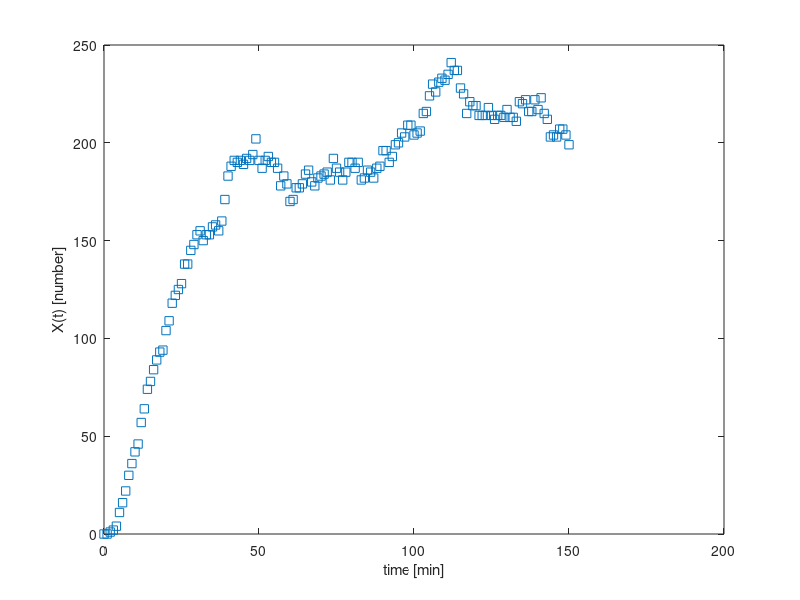
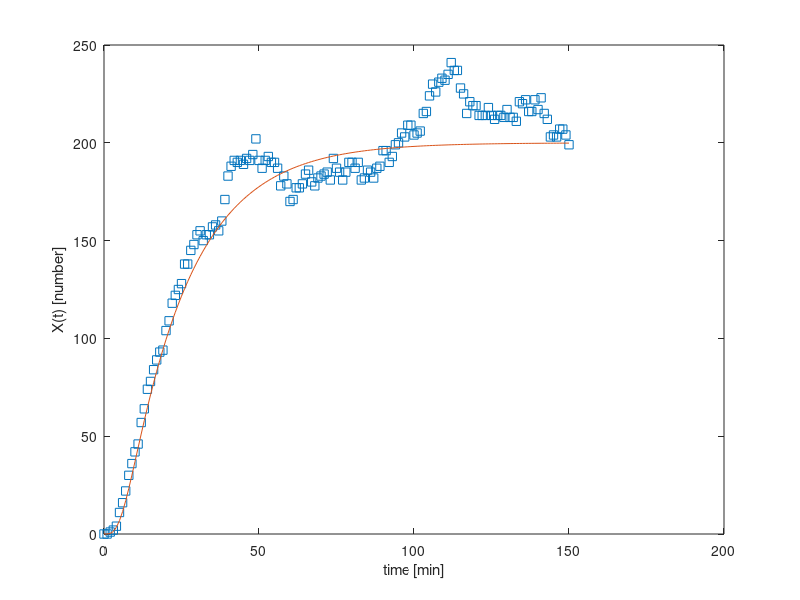

These charts were generated, in order, by the following MATLAB code: (Note: this script raises an error after producing the figures.)
%%
clear; clc;

%%
maxT = 150;
data.time= (0:maxT)';   % x (mg / L COD) 
data.xdata = [0   0   1   2   4  11  16  22  30  36  42  46  57  64  74  78  84  89  93  94 104 109 118 122 125 128 138 138 145 148 153 155 150 153 153 157 158 155 160 171 183 188 191 190 191 189 192 191 194 202 191 187 191 193 190 190 187 178 183 179 170 171 177 177 179 184 186 180 178 182 183 184 185 181 192 187 185 181 185 190 190 187 190 181 182 186 185 182 187 188 196 196 190 193 199 200 205 203 209 209 204 205 206 215 216 224 230 226 231 233 232 235 241 237 237 228 225 215 221 219 219 214 214 214 218 214 212 214 214 213 217 213 213 211 221 220 222 216 216 222 217 223 215 212 203 204 203 207 207 204 199]'; % y (1 / h) 

%%
% Here is a plot of the data set.
figure(1); clf
plot(data.time,data.xdata,'s');
% xlim([0 maxT]); 
xlabel('time [min]'); ylabel('X(t) [number]');

%%

theta = [10, 0.05, 3.6, 0.6];


% theta(1): lambda_p, the birth rate of X
% theta(2): lambda_d, the death rate of X
% theta(3): alpha_X, the shape parameter of time delay gamma distribution of X
% theta(4): beta_X, the rate parameter of time delay gamma distribution of X

intfun1 = @(tau, theta) gampdf(tau, theta(3), 1/theta(4)) .* exp(theta(2)* tau);

modelfun = @(t,theta) theta(1)/theta(2) * (gamcdf(t, theta(3), 1/theta(4)) - exp(-theta(2) * t) .* integral(@(tau) intfun1(tau,theta), 0, t));

% modelfun = @(x,theta) theta(1)*x./(theta(2)+x);

ssfun    = @(theta,data) sum((data.xdata - modelfun(data.time,theta)).^2);

% plot(modelfun(data.xdata,[200 10]))
% hold on
% plot(data.xdata, data.ydata, 's');
%% 

fitted_value = zeros(size(data.time));
for tt = 1:length(data.time)
     fitted_value(tt) = modelfun(data.time(tt), theta);
end

figure(2);
plot(data.time,data.xdata,'s'); hold on;
plot(data.time, fitted_value); hold off;
% xlim([0 maxT]); 
xlabel('time [min]'); ylabel('X(t) [number]');

%% Initialization
% In this case the initial values for the parameters are easy to guess
% by looking at the plotted data. As we alredy have the sum-of-squares
% function, we might as well try to minimize it using |fminsearch|.
% [tmin,ssmin] = fminsearch(ssfun, [10;0.1;10;1], [] ,data);
% n = length(data.xdata);
% p = 2;
% mse = ssmin/(n-p) % estimate for the error variance


%%
% The Jacobian matrix of the model function is easy to calculate so we use
% it to produce estimate of the covariance of theta. This can be
% used as the initial proposal covariance for the MCMC samples by
% option |options.qcov| below.
J = [data.xdata./(tmin(2)+data.xdata), ...
     -tmin(1).*data.xdata./(tmin(2)+data.xdata).^2];
tcov = inv(J'*J)*mse


%%
% We have to define three structures for inputs of the |mcmcrun|
% function: parameter, model, and options.  Parameter structure has a
% special form and it is constructed as Matlab cell array with curly
% brackets. At least the structure has, for each parameter, the name
% of the parameter and the initial value of it. Third optional
% parameter given below is the minimal accepted value. With it we set
% a positivity constraits for both of the parameters.

params = {
    {'theta1', tmin(1), 0}
    {'theta2', tmin(2), 0}
    {'theta3', tmin(3), 0}
    {'theta4', tmin(4), 0}    
    };

%%
% The |model| structure holds information about the model. Minimally
% we need to set |ssfun| for the sum of squares function and the
% initial estimate of the error variance |sigma2|.

model.ssfun  = ssfun;
model.sigma2 = mse; % (initial) error variance from residuals of the lsq fit

%%
function [results, acceptance] = MCMC_function(mean_list, var_list, prior_mean, prior_var)
    theta = [10, 0.05, 3.6, 0.6];
    
    intfun1 = @(tau, theta) gampdf(tau, theta(3), 1/theta(4)) .* exp(theta(2)* tau);
    modelfun = @(t,theta) theta(1)/theta(2) * (gamcdf(t, theta(3), 1/theta(4)) - exp(-theta(2) * t) .* integral(@(tau) intfun1(tau,theta), 0, t));
    likelihood = prod(normpdf(data, mean_list, var_list));
    
    
end



x = 0:0.0001:0.9999;
sum((1-x).^15 + 15*x.*(1-x).^14 + 96*x.^2.*(1-x).^13 + 169*x.^3.*(1-x).^12 + 189*x.^4.*(1-x).^12+151*x.^5.*(1-x).^10 + 90*x.^6.*(1-x).^9 + 37*x.^7.*(1-x).^8+9*x.^8.*(1-x).^7 + x.^9.*(1-x).^6)
sum((1-x).^15 + 15*x.*(1-x).^14 + 87*x.^2.*(1-x).^13 + 17*x.^3.*(1-x).^12)

sum(15*x.*(1-x).^14 + 96*x.^2.*(1-x).^13 + 169*x.^3.*(1-x).^12 + 189*x.^4.*(1-x).^12+151*x.^5.*(1-x).^10 + 90*x.^6.*(1-x).^9 + 37*x.^7.*(1-x).^8+9*x.^8.*(1-x).^7 + x.^9.*(1-x).^6)
sum(15*x.*(1-x).^14 + 87*x.^2.*(1-x).^13 + 17*x.^3.*(1-x).^12)






